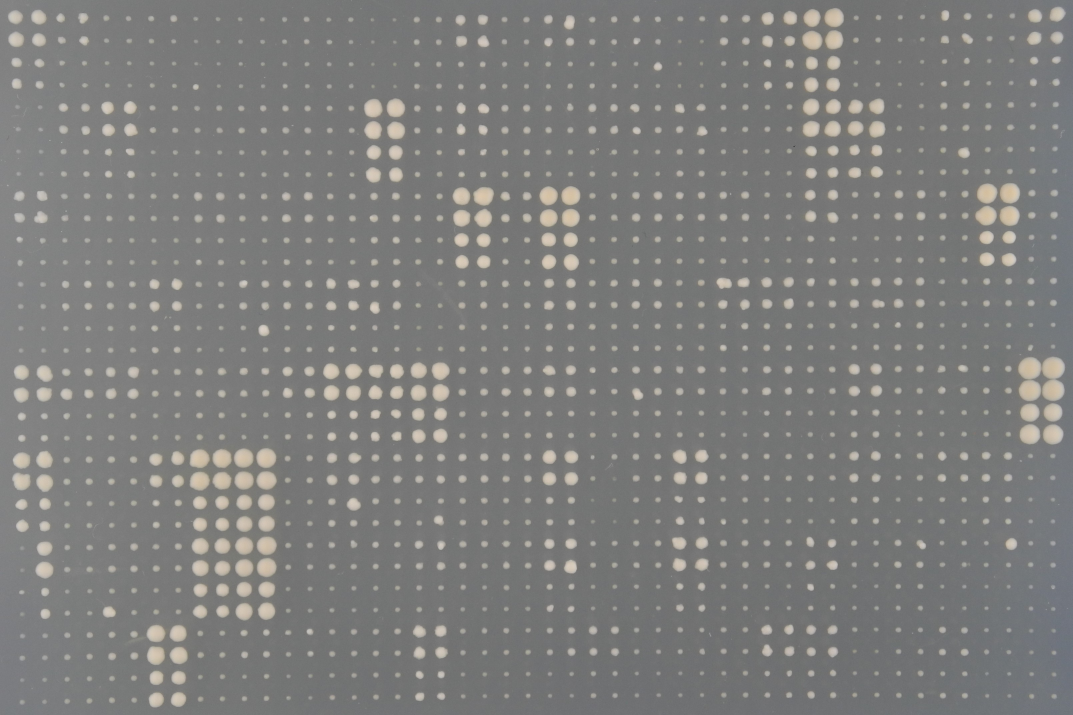
#> input picture Documentation/assets/A.JPG, 3218 x 2145 px (shown at 1/3 size)
$ python -i Utils.py   (imports and definitions only)
#> lines starting #> are read from the running program, lines starting #| are printed output that depends on the picture; after the words box and inside, x2 and y2 are one past the last pixel; in counts of white or black regions, pixels touching at a corner belong together
from PIL import Image, ImageOps
import numpy as np
import cv2
import matplotlib.pyplot as plt
from pathlib import Path
from skimage.morphology import opening
from Read_Platelayouts import load_layout
import os
import platform
import subprocess

# [7 lines left out: function open_file_explorer, not called in this run]

# returns binary image
def open_image(path):
#> called with path = 'Documentation/assets/A.JPG'
    img = Image.open(path)
#> img is the input picture: PIL image 3218x2145 RGB; mean R, G, B 125.5, 125.6, 124.3
    img = ImageOps.grayscale(img)
#> img: PIL image 3218x2145 L
    img = img.resize((3230, 2180))
#> img: PIL image 3230x2180 L
    img_np = np.array(img)
    maximum = img_np.max()
#> maximum = 218
    minimum = img_np.min()
#> minimum = 49
    img_np = (((img_np - minimum) /(maximum - minimum))*255).astype(np.uint8)
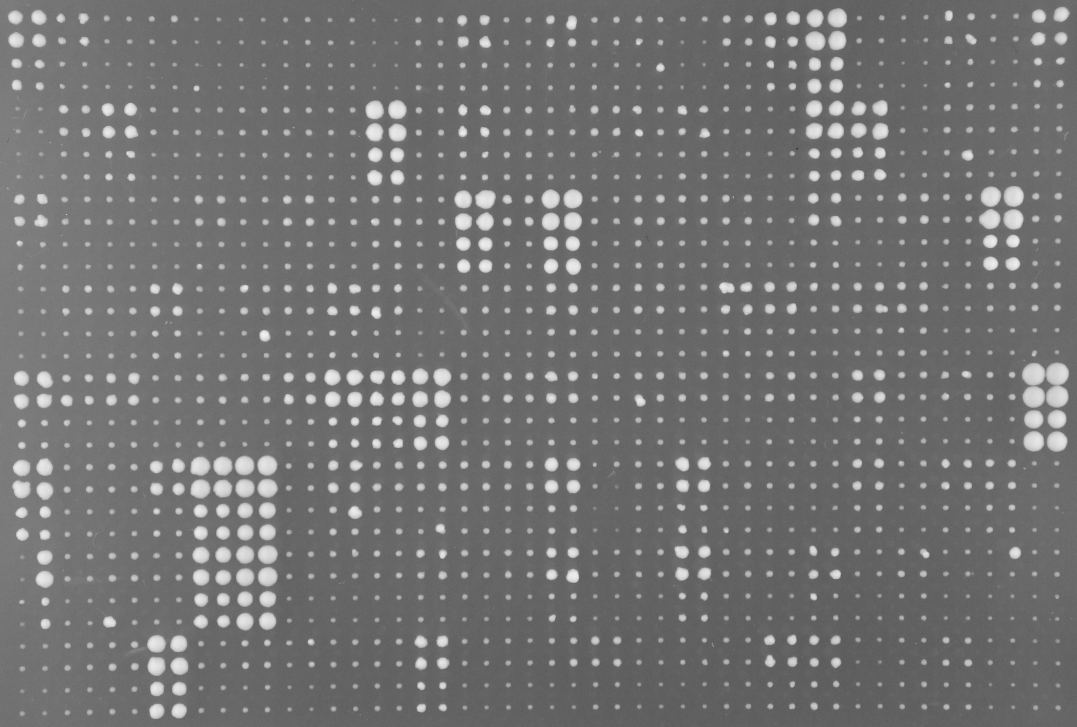
#> img_np: shape (2180, 3230) (shown at 1/3 size); min 0, max 255, mean 114.8

    blur = cv2.GaussianBlur(img_np,(5,5),0)
    ret3,img_np = cv2.threshold(blur,0,255,cv2.THRESH_BINARY+cv2.THRESH_OTSU)
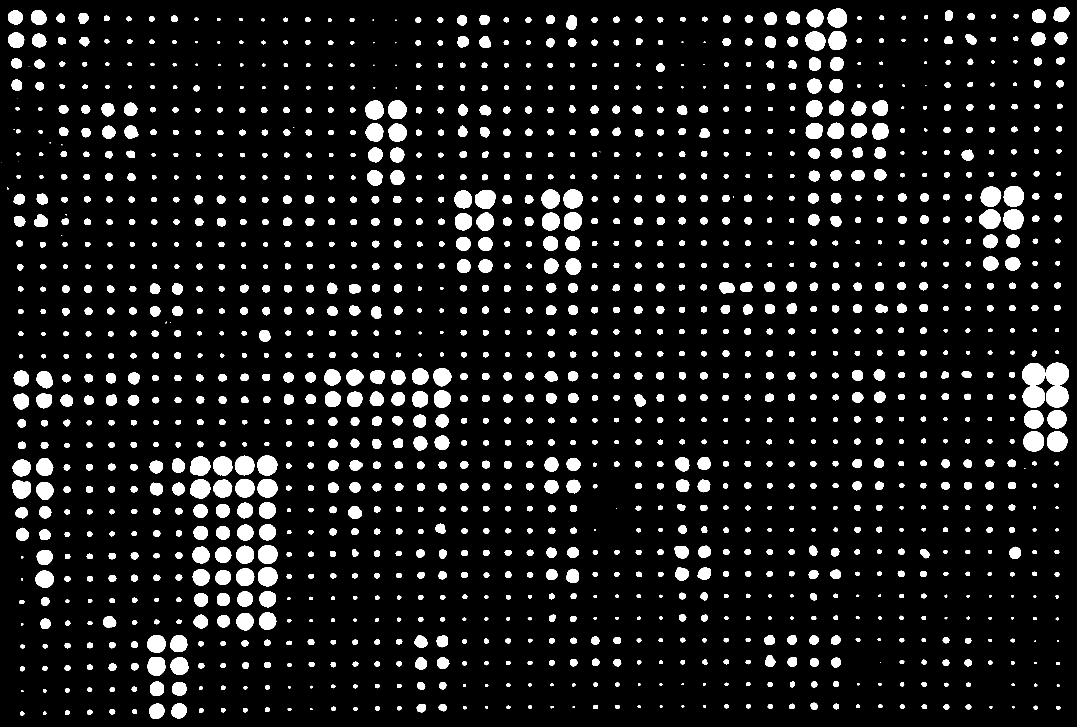
#> img_np: shape (2180, 3230) (shown at 1/3 size); 9.2% white; 1544 white regions (31 under 20 px), largest, box (x1, y1, x2, y2) and area: (3066, 1088, 3207, 1223) 14370, (3011, 559, 3072, 620) 3008, (3071, 1293, 3132, 1355) 2993
#> ret3 = 149
    img_np = img_np/255

    element = np.ones((7,7))
    img_np = opening(img_np, element)
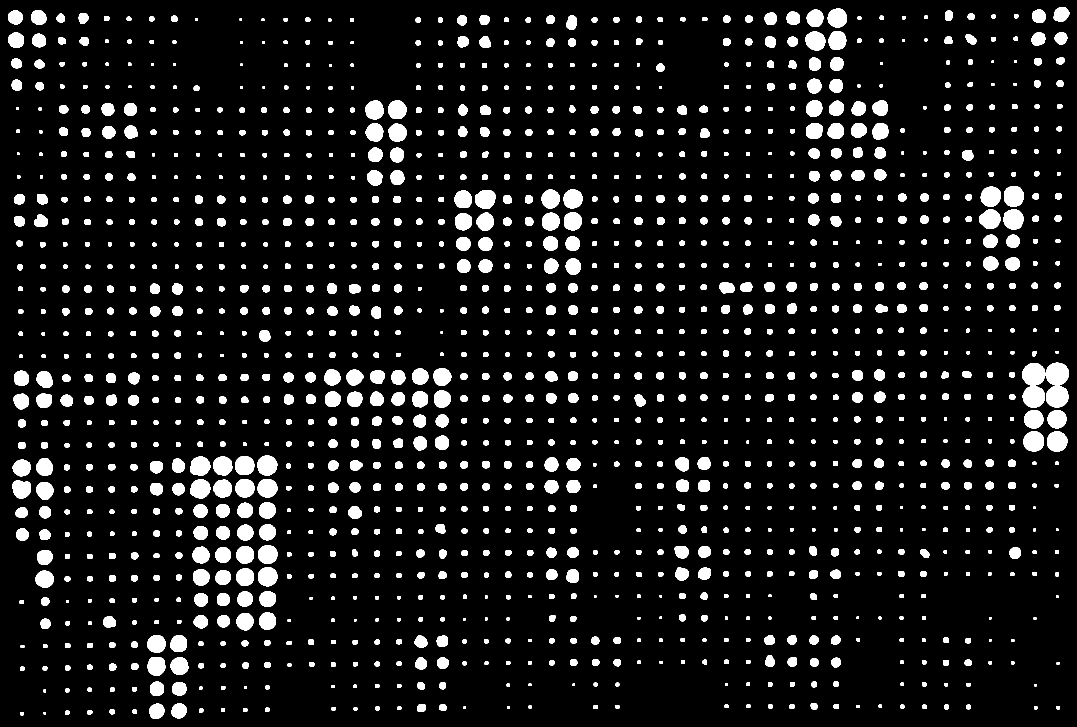
#> img_np: shape (2180, 3230) float64 (shown at 1/3 size); values 0 (black) and 1 (white), 8.9% white; 1443 white regions, largest, box (x1, y1, x2, y2) and area: (3067, 1088, 3206, 1223) 14356, (3012, 559, 3071, 620) 2998, (3071, 1294, 3132, 1354) 2989
    return img_np

# [205 lines left out: functions compute_grid, get_rgbgrid, remove_double_lines, compute_sizes, find_valid_quadruples, combined_highlights and 2 more, not called in this run]

>>> result = open_image('Documentation/assets/A.JPG')

$ run again, on Documentation/assets/B.JPG
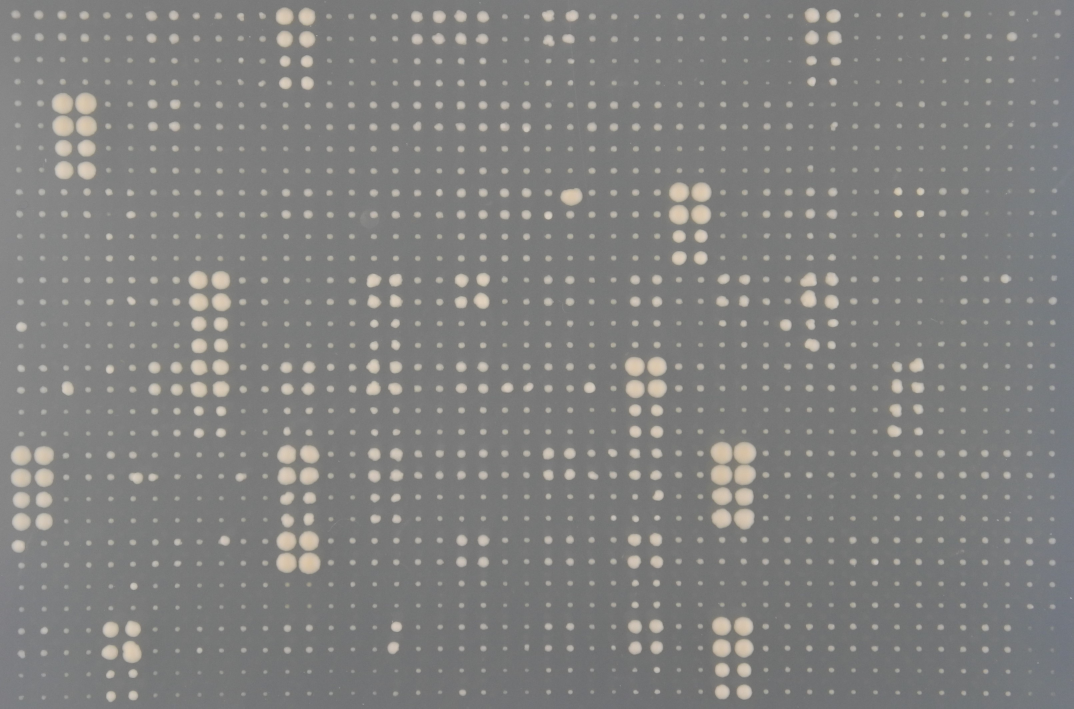
#> input picture Documentation/assets/B.JPG, 3220 x 2125 px (shown at 1/3 size)
#> in open_image, img is the input picture: PIL image 3220x2125 RGB; mean R, G, B 127.9, 127.8, 126.9
#> maximum = 213
#> minimum = 106
#> in open_image, `ret3,img_np = cv2.threshold(blur,0,255,cv2.THRESH_BINARY+cv2.THRESH_OT..`:
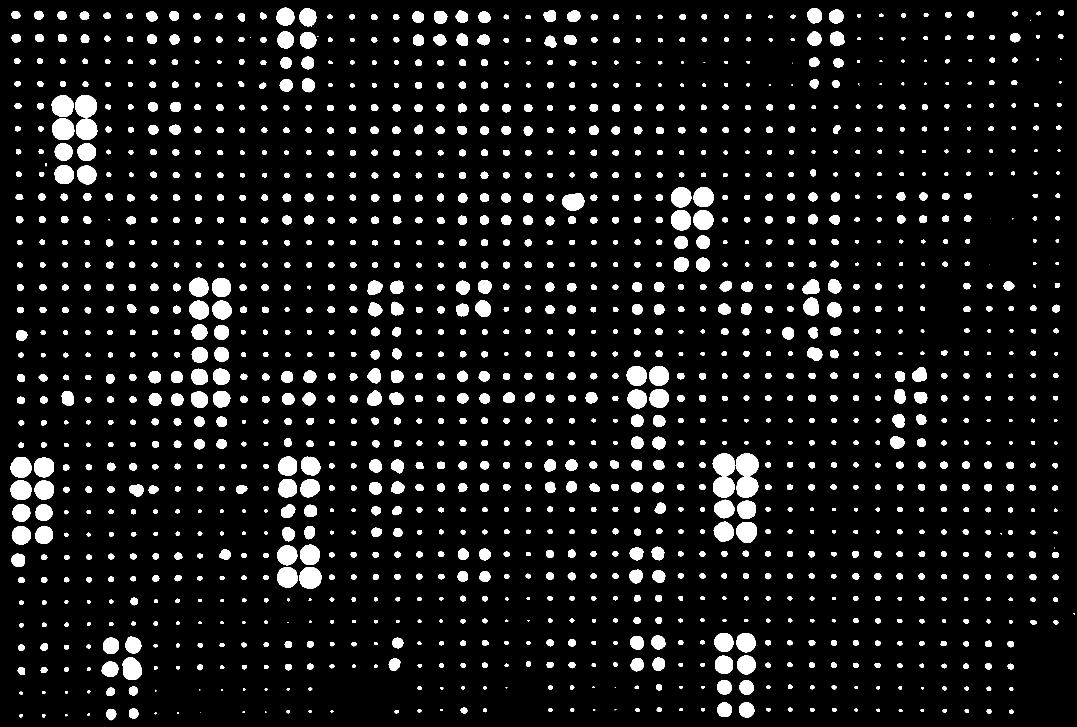
#> img_np: shape (2180, 3230) (shown at 1/3 size); 8.4% white; 1515 white regions (27 under 20 px), largest, box (x1, y1, x2, y2) and area: (2207, 1360, 2276, 1493) 6964, (2138, 1360, 2204, 1493) 6780, (225, 285, 291, 352) 3487
#> ret3 = 105
#> in open_image, `img_np = opening(img_np, element)`:
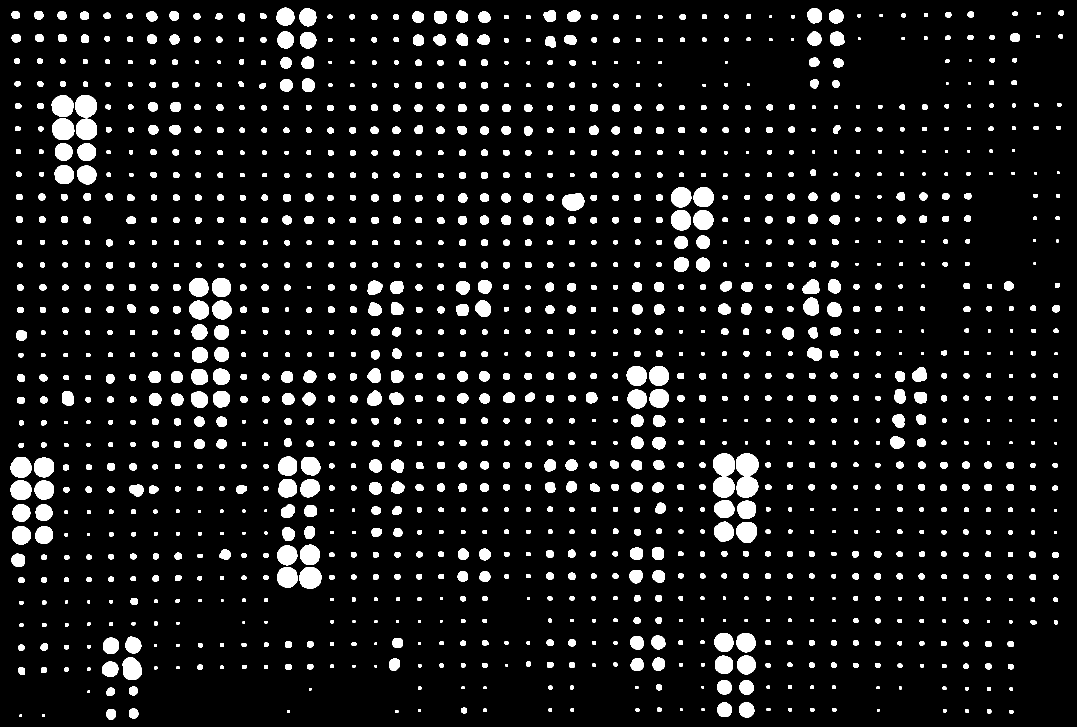
#> img_np: shape (2180, 3230) float64 (shown at 1/3 size); values 0 (black) and 1 (white), 8.2% white; 1437 white regions, largest, box (x1, y1, x2, y2) and area: (2208, 1361, 2276, 1492) 6948, (2139, 1360, 2204, 1493) 6771, (226, 285, 291, 352) 3486

$ run again, on Documentation/assets/cropping.png
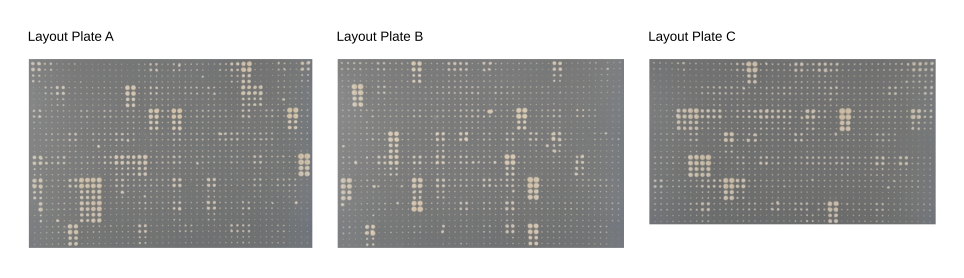
#> input picture Documentation/assets/cropping.png, 1927 x 555 px (shown at 1/2 size)
#> in open_image, img is the input picture: PIL image 1927x555 RGBA; mean R, G, B, A 178.9, 178.9, 178.2, 255
#> in open_image, `img = img.resize((3230, 2180))`:
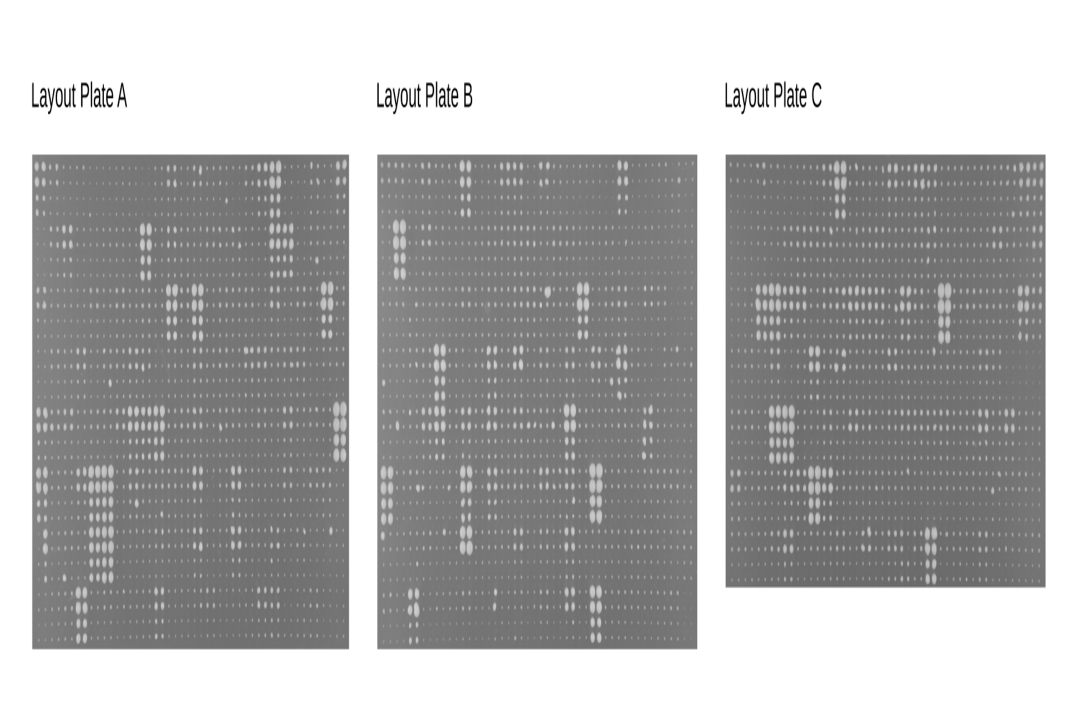
#> img: PIL image 3230x2180 L (shown at 1/3 size); min 0, max 255, mean 178.8
#> maximum = 255
#> minimum = 0
#> ret3 = 188
#> in open_image, `img_np = opening(img_np, element)`:
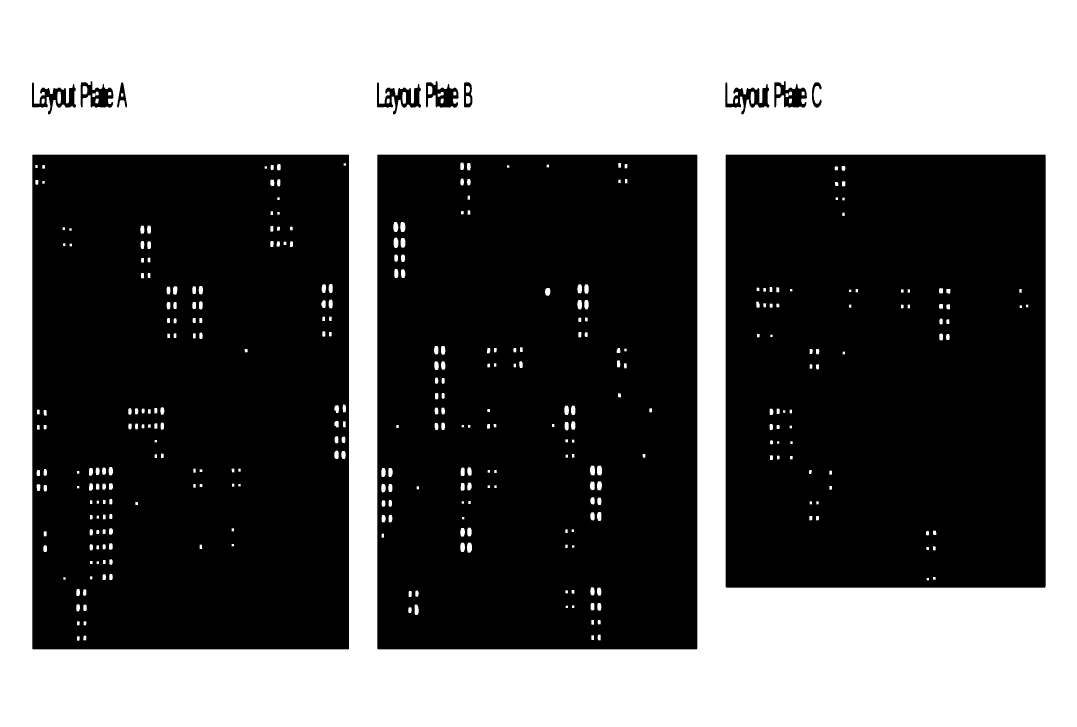
#> img_np: shape (2180, 3230) float64 (shown at 1/3 size); values 0 (black) and 1 (white), 42.3% white; 360 white regions, largest, box (x1, y1, x2, y2) and area: (0, 0, 3230, 2180) 2924651, (1791, 1397, 1806, 1426) 390, (1201, 666, 1216, 696) 388
